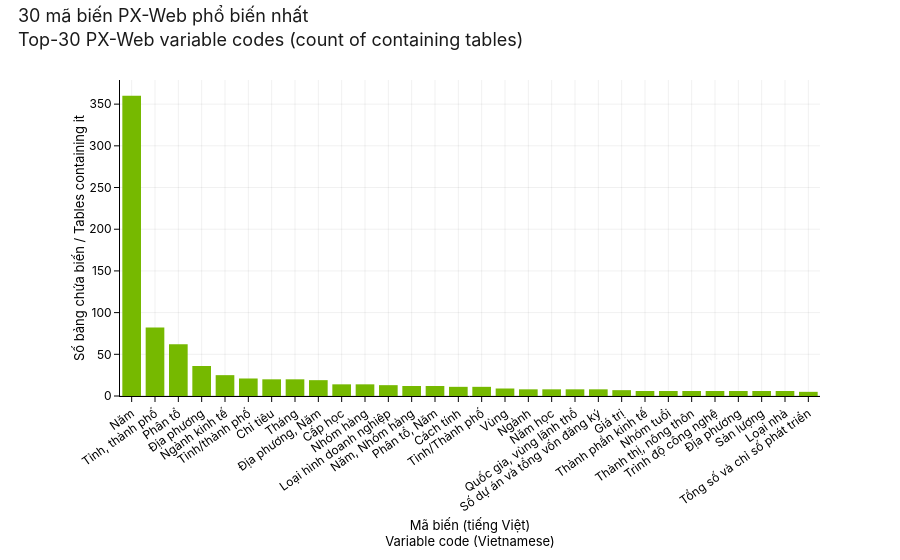

The cell this chart's notebook holds for it:
### Code cell
'''Figure 03 — top-30 variable codes across all 502 tables.'''
counter = Counter()
for variables in catalog['variables']:
    counter.update(variables)
top = pd.DataFrame(counter.most_common(30), columns=['variable', 'tables'])

fig03 = px.bar(
    top, x='variable', y='tables',
    title=vi_en('30 mã biến PX-Web phổ biến nhất',
                 'Top-30 PX-Web variable codes (count of containing tables)'),
    labels={'variable': vi_en('Mã biến (tiếng Việt)', 'Variable code (Vietnamese)'),
             'tables':   vi_en('Số bảng chứa biến', 'Tables containing it')},
)
fig03.update_traces(marker_color=NV_GREEN, marker_line_color=NV_BLACK)
fig03.update_xaxes(tickangle=-35)
apply_nvidia_style(fig03)
save_figure(fig03, '03_variable_frequency', width=1300, height=600)
fig03.show()

### Figure 1 — Plotly figure (JSON) as saved in the notebook; plotly's stock layout.template omitted (floating-point values rounded to 4 significant figures)
{"data": [{"cliponaxis": false, "hovertemplate": "Mã biến (tiếng Việt)<br>Variable code (Vietnamese)=%{x}<br>Số bảng chứa biến / Tables containing it=%{y}<extra></extra>", "legendgroup": "", "marker": {"color": "#76B900", "line": {"color": "#000000"}, "pattern": {"shape": ""}}, "name": "", "orientation": "v", "showlegend": false, "textposition": "auto", "type": "bar", "x": ["Năm", "Tỉnh, thành phố", "Phân tổ", "Địa phương", "Ngành kinh tế", "Tỉnh/thành phố", "Chỉ tiêu", "Tháng", "Địa phương, Năm", "Cấp học", "Nhóm hàng", "Loại hình doanh nghiệp", "Năm, Nhóm hàng", "Phân tổ, Năm", "Cách tính", "Tỉnh/Thành phố", "Vùng", "Ngành", "Năm học", "Quốc gia, vùng lãnh thổ", "Số dự án và tổng vốn đăng ký", "Giá trị", "Thành phần kinh tế", "Nhóm tuổi", "Thành thị, nông thôn", "Trình độ công nghệ", "Ðịa phương", "Sản lượng", "Loại nhà", "Tổng số và chỉ số phát triển"], "xaxis": "x", "y": [360, 82, 62, 36, 25, 21, 20, 20, 19, 14, 14, 13, 12, 12, 11, 11, 9, 8, 8, 8, 8, 7, 6, 6, 6, 6, 6, 6, 6, 5], "yaxis": "y"}], "layout": {"barmode": "relative", "colorway": ["#76B900", "#000000", "#888888", "#B5D88A", "#444444", "#CCCCCC"], "font": {"color": "#000000", "family": "NVIDIA Sans, NVIDIASans, NVIDIA, Inter, Helvetica Neue, Helvetica, Arial, sans-serif", "size": 13}, "hoverlabel": {"bgcolor": "#000000", "bordercolor": "#76B900", "font": {"color": "#FFFFFF", "family": "NVIDIA Sans, NVIDIASans, NVIDIA, Inter, Helvetica Neue, Helvetica, Arial, sans-serif", "size": 12}}, "legend": {"bgcolor": "rgba(255,255,255,0.92)", "bordercolor": "#CCCCCC", "borderwidth": 1, "font": {"color": "#000000", "family": "NVIDIA Sans, NVIDIASans, NVIDIA, Inter, Helvetica Neue, Helvetica, Arial, sans-serif", "size": 12}, "tracegroupgap": 0}, "margin": {"b": 80, "l": 120, "r": 80, "t": 80}, "paper_bgcolor": "#FFFFFF", "plot_bgcolor": "#FFFFFF", "title": {"font": {"color": "#1A1A1A", "family": "NVIDIA Sans, NVIDIASans, NVIDIA, Inter, Helvetica Neue, Helvetica, Arial, sans-serif", "size": 18}, "text": "30 mã biến PX-Web phổ biến nhất<br>Top-30 PX-Web variable codes (count of containing tables)", "x": 0.02, "xanchor": "left", "y": 0.96}, "xaxis": {"anchor": "y", "automargin": true, "domain": [0, 1], "gridcolor": "rgba(0,0,0,0.06)", "linecolor": "#000000", "linewidth": 1, "mirror": false, "showgrid": true, "showline": true, "tickangle": -35, "tickcolor": "#000000", "tickfont": {"color": "#000000", "family": "NVIDIA Sans, NVIDIASans, NVIDIA, Inter, Helvetica Neue, Helvetica, Arial, sans-serif", "size": 12}, "ticks": "outside", "title": {"font": {"color": "#000000", "family": "NVIDIA Sans, NVIDIASans, NVIDIA, Inter, Helvetica Neue, Helvetica, Arial, sans-serif", "size": 13}, "text": "Mã biến (tiếng Việt)<br>Variable code (Vietnamese)"}, "zeroline": true, "zerolinecolor": "#CCCCCC"}, "yaxis": {"anchor": "x", "automargin": true, "domain": [0, 1], "gridcolor": "rgba(0,0,0,0.06)", "linecolor": "#000000", "linewidth": 1, "mirror": false, "showgrid": true, "showline": true, "tickcolor": "#000000", "tickfont": {"color": "#000000", "family": "NVIDIA Sans, NVIDIASans, NVIDIA, Inter, Helvetica Neue, Helvetica, Arial, sans-serif", "size": 12}, "ticks": "outside", "title": {"font": {"color": "#000000", "family": "NVIDIA Sans, NVIDIASans, NVIDIA, Inter, Helvetica Neue, Helvetica, Arial, sans-serif", "size": 13}, "text": "Số bảng chứa biến / Tables containing it"}, "zeroline": true, "zerolinecolor": "#CCCCCC"}}}
